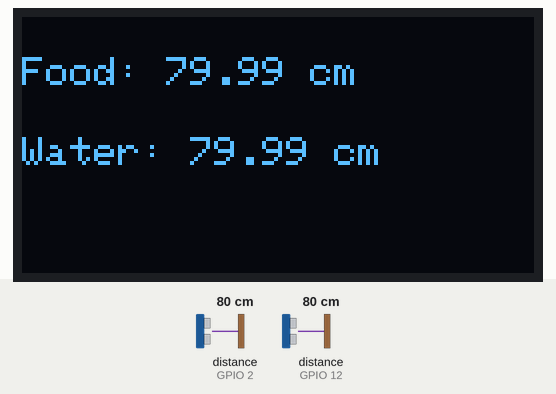
Simulated run of this sketch. Board: ESP32. Parts: 128×64 one-colour display. Wiring (inferred from the names in the program): 2 × ultrasonic range finder: trigger GPIO 13, echo GPIO 2 / trigger GPIO 14, echo GPIO 12. The inputs (shaded band) are chosen by the test bench; at power-on: distance to the obstacle (sensors on GPIO 2, GPIO 12) 80 cm. The echo pulse lasts 58.3 µs per cm; what the sketch prints to the serial monitor is not drawn.

Above: at 1.8 s.
1.9 s: distance to the obstacle (sensor on GPIO 2) set to 2 cm
At 3.2 s:
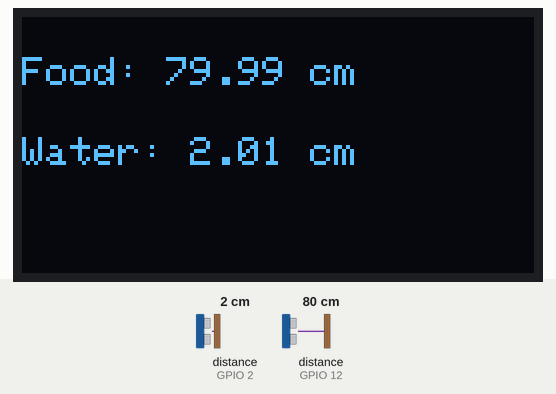
3.6 s: distance to the obstacle (sensor on GPIO 12) set to 2 cm
At 4.5 s:
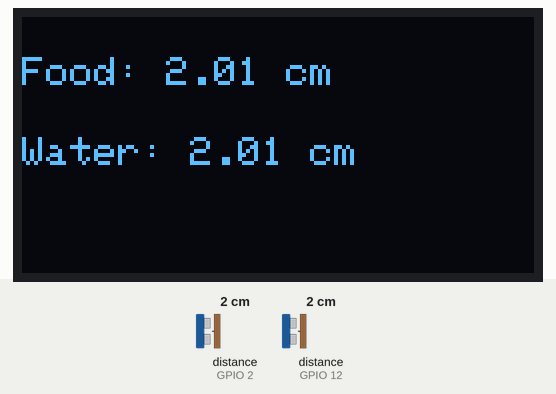
5.6 s: distance to the obstacle (sensor on GPIO 2) set to 4 cm
At 6.8 s:
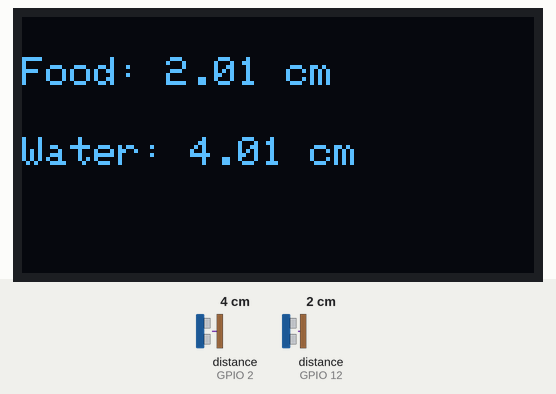
7.7 s: distance to the obstacle (sensor on GPIO 12) set to 4 cm
At 9.1 s:
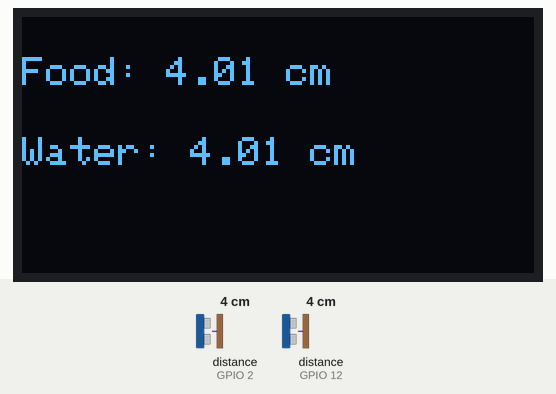
9.8 s: distance to the obstacle (sensor on GPIO 2) set to 9 cm
At 11.5 s:
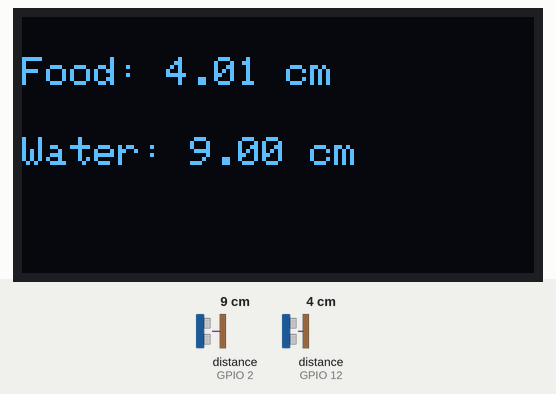
11.8 s: distance to the obstacle (sensor on GPIO 12) set to 9 cm
At 13.8 s:
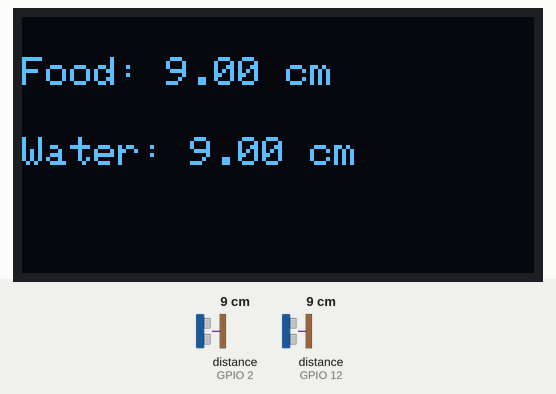
Timing chart, 0 to 14.9 s (numbered marks = the images above; inputs shaded):
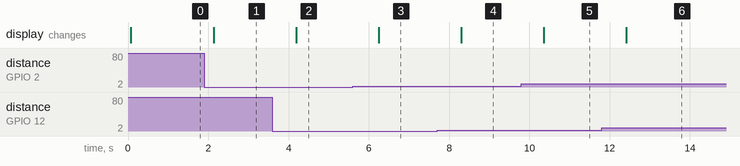

Measured:
- after the input at 1.9 s, the display: changes after 0.23 s (image 1)
- after the input at 3.6 s, the display: changes after 0.59 s (image 2)
- after the input at 5.6 s, the display: changes after 0.65 s (image 3)
- after the input at 7.7 s, the display: changes after 0.60 s (image 4)
- after the input at 9.8 s, the display: changes after 0.56 s (image 5)
- after the input at 11.8 s, the display: changes after 0.61 s (image 6)

The sketch:

testUltrasonic.ino
```cpp
#include <Wire.h>
#include <Adafruit_GFX.h>
#include <Adafruit_SSD1306.h>

#define SCREEN_WIDTH 128
#define SCREEN_HEIGHT 64

#define SDA_PIN 4   //D2
#define SCL_PIN 5   //D1

#define TRIG_FOOD_PIN 14    //D5
#define ECHO_FOOD_PIN 12    //D6
#define TRIG_WATER_PIN 13   //D7
#define ECHO_WATER_PIN 2    //D4

Adafruit_SSD1306 display(SCREEN_WIDTH, SCREEN_HEIGHT, &Wire, -1);

float readUltrasonicCM(int trigPin, int echoPin) {
  digitalWrite(trigPin, LOW);
  delayMicroseconds(2);

  digitalWrite(trigPin, HIGH);
  delayMicroseconds(10);
  digitalWrite(trigPin, LOW);

  long duration = pulseIn(echoPin, HIGH, 30000); // timeout 30 ms
  if (duration == 0) return -1; // error baca

  float distanceCM = duration * 0.0343 / 2; // konversi ke cm
  return distanceCM;
}

void setup() {
  Serial.begin(115200);

  // Inisialisasi I2C manual ke pin yang kamu tentukan
  Wire.begin(SDA_PIN, SCL_PIN);

  if (!display.begin(SSD1306_SWITCHCAPVCC, 0x3C)) {
    Serial.println(F("SSD1306 allocation failed"));
    for (;;);
  }

  display.clearDisplay();
  display.setTextSize(1);
  display.setTextColor(WHITE);

  pinMode(TRIG_FOOD_PIN, OUTPUT);
  pinMode(ECHO_FOOD_PIN, INPUT);
  pinMode(TRIG_WATER_PIN, OUTPUT);
  pinMode(ECHO_WATER_PIN, INPUT);

  Serial.println("Kalibrasi Sensor Ultrasonik");
}

void loop() {
  float foodDistance = readUltrasonicCM(TRIG_FOOD_PIN, ECHO_FOOD_PIN);
  float waterDistance = readUltrasonicCM(TRIG_WATER_PIN, ECHO_WATER_PIN);

  Serial.print("Jarak Makanan: ");
  // if (foodDistance >= 0)
    Serial.print(foodDistance, 2);
  // else
    // Serial.print("Error");
  Serial.print(" cm\t");

  Serial.print("Jarak Air: ");
  // if (waterDistance >= 0)
    Serial.print(waterDistance, 2);
  // else
    // Serial.print("Error");
  Serial.println(" cm");

  // OLED Display
  display.clearDisplay();
  display.setCursor(0, 10);
  if (foodDistance >= 0) {
    display.print("Food: ");
    display.print(foodDistance, 2);
    display.println(" cm");
  } else {
    display.println("Food: Error");
  }

  display.setCursor(0, 30);
  if (waterDistance >= 0) {
    display.print("Water: ");
    display.print(waterDistance, 2);
    display.println(" cm");
  } else {
    display.println("Water: Error");
  }

  display.display();

  delay(1000); // Baca setiap 1 detik
}
```
